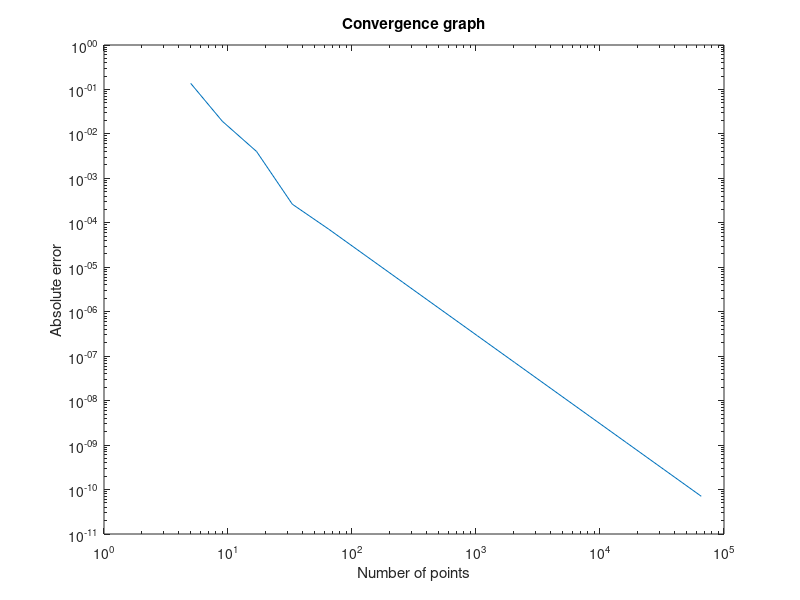

The MATLAB source for this figure:
%% Mobius transform
phi= @(z) -cot(z./2); % mobius transform
phi_=@(z) 1./(2.*(sin(z./2)).^2); % Jacobian
M=16; %number of points; calculated up until 2^M points
err=zeros(2,M);
%% Define your weight
rho= @(x) exp(-(x.^2)./2)./sqrt(2*pi);
%% Define your integrand function
p=1;%parameter in the integrand, |x|^p
f= @(x) abs(x).^p;

trueI=sqrt((2^p)/pi)*gamma((p+1)/2); %true integral value, only for plotting the absolute error  

for ni=2:M
n=2^ni+1; % number of points
err(1,ni)=n;
acc=0;
for j=1:n
theta=2*pi*(j)/n+1/(2*n);% equidistant point with a shift
x=phi(theta);
acc=acc+f(x)*rho(x)*phi_(theta)*2*pi/(n);

end
disp(['current estimate: ',num2str(acc,10)])
err(2,ni)=abs(trueI-acc); 
end

figure;
loglog(err(1,:),abs(err(2,:)))
title('Convergence graph') 
xlabel('Number of points') 
ylabel('Absolute error') 

rate = polyfit(log(err(1,4:end)),log(abs(err(2,4:end))),1)


